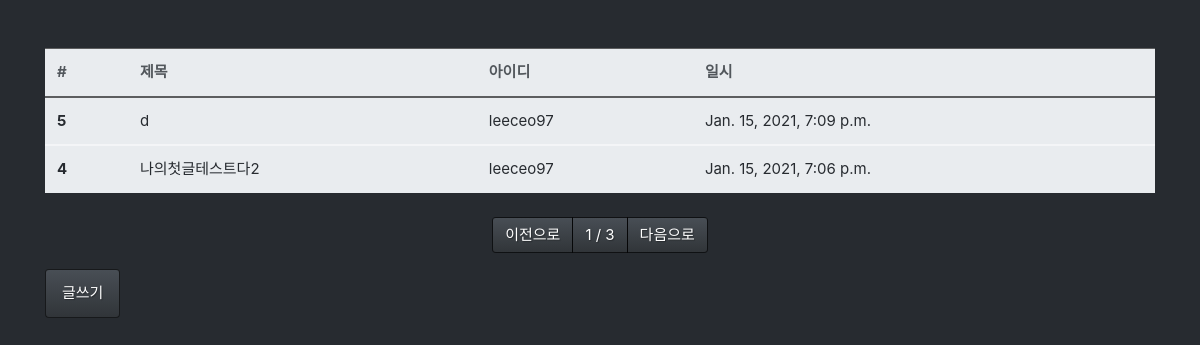
/board/list/, run on the app's committed database.
### board/models.py (models this page shows, shortened)
class Board(models.Model):
    objects=models.Manager()
    title=models.CharField(max_length=128,verbose_name='제목', null=True)
    contents=models.TextField(verbose_name='내용', null=True, default='')
    writer=models.ForeignKey('fcuser.Fcuser',on_delete=models.CASCADE, verbose_name='작성자', null=True)
    registered_dttm=models.DateTimeField(auto_now_add=True,verbose_name='등록시간', null=True)
    tags=models.ManyToManyField('tag.Tag',verbose_name='태그')
    class Meta:
        db_table='fastcampus_board'
        verbose_name="패스트캠퍼스 게시글"
        verbose_name_plural='패스트캠퍼스 게시글'

### fcuser/models.py (models this page shows)
class Fcuser(models.Model):
    objects=models.Manager()
    username=models.CharField(max_length=64,verbose_name='사용자명')
    useremail=models.EmailField(max_length=128,verbose_name='사용자이메일')
    password=models.CharField(max_length=64,verbose_name='비밀번호')
    registered_dttm=models.DateTimeField(auto_now_add=True,verbose_name='등록시간')
    def __str__(self):
        return self.username
    class Meta:
        db_table='fastcampus_fcuser'
        verbose_name="패스트캠퍼스 사용자"
        verbose_name_plural='패스트캠퍼스 사용자'

### board/views.py (the view)
# urls.py: path('list/',views.board_list),
def board_list(request):
    all_boards=Board.objects.all().order_by('-id')
    page=int(request.GET.get('p',1))
    paginator=Paginator(all_boards,2)
    boards=paginator.get_page(page)
    return render(request, 'board_list.html',{'boards':boards})

### board/templates/board_list.html
{% extends "base.html" %}
{% block contents %}
<div class="row mt-5">
    <div class="col-12">
        <table class="table table-light">
            <thead class="thead-light text-dark">
                <tr>
                    <th>#</th>
                    <th>제목</th>
                    <th>아이디</th>
                    <th>일시</th>
                </tr>
            </thead>
            {% for board in boards %}
            <tbody class="text-dark">
                <tr onclick="location.href='/board/detail/{{ board.id }}'">
                    <th>{{ board.id }}</th>
                    <td>{{ board.title }}</td>
                    <td>{{ board.writer }}</td>
                    <td>{{ board.registered_dttm }}</td>
                </tr>
                {% endfor %}
            </tbody>
        </table>
    </div>
</div>
<div class="row mt-2">
    <div class="col-12">
        <nav>
            <ul class="pagination justify-content-center">
                <li class="page-item">
                    {% if boards.has_previous %}
                    <a href="?p={{ boards.previous_page_number }}" class="page-link">이전으로</a>
                    {% else %}
                    <a href="#" class="page-link disabled">이전으로</a>
                    {% endif %}
                </li>
                <li class="page-item">
                    <a href="#" class="page-link">{{ boards.number }} / {{ boards.paginator.num_pages }}</a>
                </li>
                <li class="page-item">
                    {% if boards.has_next %}
                    <a href="?p={{ boards.next_page_number }}" class="page-link">다음으로</a>
                    {% else %}
                    <a href="#" class="page-link disabled">다음으로</a>
                    {% endif %}
                </li>
            </ul>
        </nav>
    </div>
</div>
<div class="row">
    <div class="col-12">
        <button class="btn btn-primary" onclick="location.href='/board/write/'">글쓰기</button>
    </div>
</div>
{% endblock %}

### data on the page
Board: id "5", title "d", writer "leeceo97", registered_dttm "Jan. 15, 2021, 7:09 p.m."
Board: id "4", title "나의첫글테스트다2", writer "leeceo97", registered_dttm "Jan. 15, 2021, 7:06 p.m."

### other printed values
{{ boards.number }} "1"
{{ boards.paginator.num_pages }} "3"
